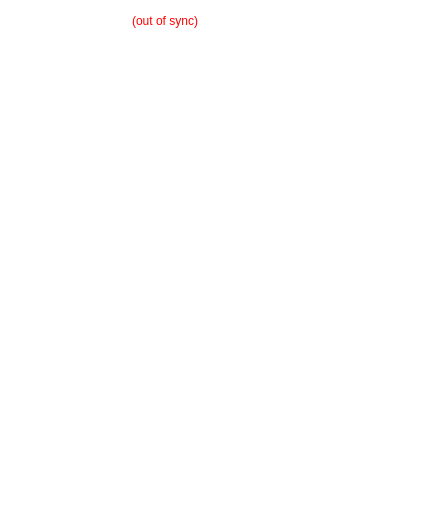
  <widget class="QFrame" name="frame_2">
   <property name="geometry">
    <rect>
     <x>450</x>
     <y>20</y>
     <width>441</width>
     <height>511</height>
    </rect>
   </property>
   <property name="palette">
    <palette>
     <active>
      <colorrole role="WindowText">
       <brush brushstyle="SolidPattern">
        <color alpha="255">
         <red>255</red>
         <green>255</green>
         <blue>255</blue>
        </color>
       </brush>
      </colorrole>
      <colorrole role="Button">
       <brush brushstyle="SolidPattern">
        <color alpha="0">
         <red>0</red>
         <green>0</green>
         <blue>0</blue>
        </color>
       </brush>
      </colorrole>
      <colorrole role="Dark">
       <brush brushstyle="SolidPattern">
        <color alpha="255">
         <red>178</red>
         <green>178</green>
         <blue>178</blue>
        </color>
       </brush>
      </colorrole>
      <colorrole role="Mid">
       <brush brushstyle="SolidPattern">
        <color alpha="255">
         <red>178</red>
         <green>178</green>
         <blue>178</blue>
        </color>
       </brush>
      </colorrole>
      <colorrole role="Text">
       <brush brushstyle="SolidPattern">
        <color alpha="255">
         <red>255</red>
         <green>255</green>
         <blue>255</blue>
        </color>
       </brush>
      </colorrole>
      <colorrole role="ButtonText">
       <brush brushstyle="SolidPattern">
        <color alpha="255">
         <red>255</red>
         <green>255</green>
         <blue>255</blue>
        </color>
       </brush>
      </colorrole>
      <colorrole role="Base">
       <brush brushstyle="SolidPattern">
        <color alpha="0">
         <red>0</red>
         <green>0</green>
         <blue>0</blue>
        </color>
       </brush>
      </colorrole>
      <colorrole role="Window">
       <brush brushstyle="SolidPattern">
        <color alpha="0">
         <red>0</red>
         <green>0</green>
         <blue>0</blue>
        </color>
       </brush>
      </colorrole>
      <colorrole role="HighlightedText">
       <brush brushstyle="SolidPattern">
        <color alpha="255">
         <red>255</red>
         <green>255</green>
         <blue>255</blue>
        </color>
       </brush>
      </colorrole>
     </active>
     <inactive>
      <colorrole role="WindowText">
       <brush brushstyle="SolidPattern">
        <color alpha="255">
         <red>255</red>
         <green>255</green>
         <blue>255</blue>
        </color>
       </brush>
      </colorrole>
      <colorrole role="Button">
       <brush brushstyle="SolidPattern">
        <color alpha="0">
         <red>0</red>
         <green>0</green>
         <blue>0</blue>
        </color>
       </brush>
      </colorrole>
      <colorrole role="Dark">
       <brush brushstyle="SolidPattern">
        <color alpha="255">
         <red>178</red>
         <green>178</green>
         <blue>178</blue>
        </color>
       </brush>
      </colorrole>
      <colorrole role="Mid">
       <brush brushstyle="SolidPattern">
        <color alpha="255">
         <red>178</red>
         <green>178</green>
         <blue>178</blue>
        </color>
       </brush>
      </colorrole>
      <colorrole role="Text">
       <brush brushstyle="SolidPattern">
        <color alpha="255">
         <red>255</red>
         <green>255</green>
         <blue>255</blue>
        </color>
       </brush>
      </colorrole>
      <colorrole role="ButtonText">
       <brush brushstyle="SolidPattern">
        <color alpha="255">
         <red>255</red>
         <green>255</green>
         <blue>255</blue>
        </color>
       </brush>
      </colorrole>
      <colorrole role="Base">
       <brush brushstyle="SolidPattern">
        <color alpha="0">
         <red>0</red>
         <green>0</green>
         <blue>0</blue>
        </color>
       </brush>
      </colorrole>
      <colorrole role="Window">
       <brush brushstyle="SolidPattern">
        <color alpha="0">
         <red>0</red>
         <green>0</green>
         <blue>0</blue>
        </color>
       </brush>
      </colorrole>
      <colorrole role="HighlightedText">
       <brush brushstyle="SolidPattern">
        <color alpha="255">
         <red>255</red>
         <green>255</green>
         <blue>255</blue>
        </color>
       </brush>
      </colorrole>
     </inactive>
     <disabled>
      <colorrole role="WindowText">
       <brush brushstyle="SolidPattern">
        <color alpha="255">
         <red>255</red>
         <green>255</green>
         <blue>255</blue>
        </color>
       </brush>
      </colorrole>
      <colorrole role="Button">
       <brush brushstyle="SolidPattern">
        <color alpha="0">
         <red>0</red>
         <green>0</green>
         <blue>0</blue>
        </color>
       </brush>
      </colorrole>
      <colorrole role="Dark">
       <brush brushstyle="SolidPattern">
        <color alpha="255">
         <red>178</red>
         <green>178</green>
         <blue>178</blue>
        </color>
       </brush>
      </colorrole>
      <colorrole role="Mid">
       <brush brushstyle="SolidPattern">
        <color alpha="255">
         <red>178</red>
         <green>178</green>
         <blue>178</blue>
        </color>
       </brush>
      </colorrole>
      <colorrole role="Text">
       <brush brushstyle="SolidPattern">
        <color alpha="255">
         <red>255</red>
         <green>255</green>
         <blue>255</blue>
        </color>
       </brush>
      </colorrole>
      <colorrole role="ButtonText">
       <brush brushstyle="SolidPattern">
        <color alpha="255">
         <red>255</red>
         <green>255</green>
         <blue>255</blue>
        </color>
       </brush>
      </colorrole>
      <colorrole role="Base">
       <brush brushstyle="SolidPattern">
        <color alpha="0">
         <red>0</red>
         <green>0</green>
         <blue>0</blue>
        </color>
       </brush>
      </colorrole>
      <colorrole role="Window">
       <brush brushstyle="SolidPattern">
        <color alpha="0">
         <red>0</red>
         <green>0</green>
         <blue>0</blue>
        </color>
       </brush>
      </colorrole>
      <colorrole role="HighlightedText">
       <brush brushstyle="SolidPattern">
        <color alpha="255">
         <red>255</red>
         <green>255</green>
         <blue>255</blue>
        </color>
       </brush>
      </colorrole>
     </disabled>
    </palette>
   </property>
   <property name="autoFillBackground">
    <bool>false</bool>
   </property>
   <property name="styleSheet">
    <string notr="true">background: transparent;</string>
   </property>
   <property name="frameShape">
    <enum>QFrame::NoFrame</enum>
   </property>
   <property name="frameShadow">
    <enum>QFrame::Plain</enum>
   </property>
   <layout class="QVBoxLayout" name="verticalLayout">
    <item>
     <layout class="QHBoxLayout" name="horizontalLayout_2">
      <item>
       <widget class="QLabel" name="label_4">
        <property name="autoFillBackground">
         <bool>false</bool>
        </property>
        <property name="styleSheet">
         <string notr="true"/>
        </property>
        <property name="text">
         <string>&lt;html&gt;&lt;head/&gt;&lt;body&gt;&lt;p&gt;&lt;span style=&quot; font-weight:600; color:#ffffff;&quot;&gt;Recent transactions&lt;/span&gt;&lt;/p&gt;&lt;/body&gt;&lt;/html&gt;</string>
        </property>
       </widget>
      </item>
      <item>
       <widget class="QLabel" name="labelTransactionsStatus">
        <property name="palette">
         <palette>
          <active>
           <colorrole role="WindowText">
            <brush brushstyle="SolidPattern">
             <color alpha="255">
              <red>255</red>
              <green>0</green>
              <blue>0</blue>
             </color>
            </brush>
           </colorrole>
           <colorrole role="Button">
            <brush brushstyle="SolidPattern">
             <color alpha="0">
              <red>0</red>
              <green>0</green>
              <blue>0</blue>
             </color>
            </brush>
           </colorrole>
           <colorrole role="Dark">
            <brush brushstyle="SolidPattern">
             <color alpha="255">
              <red>178</red>
              <green>178</green>
              <blue>178</blue>
             </color>
            </brush>
           </colorrole>
           <colorrole role="Text">
            <brush brushstyle="SolidPattern">
             <color alpha="255">
              <red>255</red>
              <green>0</green>
              <blue>0</blue>
             </color>
            </brush>
           </colorrole>
           <colorrole role="ButtonText">
            <brush brushstyle="SolidPattern">
             <color alpha="255">
              <red>255</red>
              <green>0</green>
              <blue>0</blue>
             </color>
            </brush>
           </colorrole>
           <colorrole role="Base">
            <brush brushstyle="SolidPattern">
             <color alpha="0">
              <red>0</red>
              <green>0</green>
              <blue>0</blue>
             </color>
            </brush>
           </colorrole>
           <colorrole role="Window">
            <brush brushstyle="SolidPattern">
             <color alpha="0">
              <red>0</red>
              <green>0</green>
              <blue>0</blue>
             </color>
            </brush>
           </colorrole>
          </active>
          <inactive>
           <colorrole role="WindowText">
            <brush brushstyle="SolidPattern">
             <color alpha="255">
              <red>255</red>
              <green>0</green>
              <blue>0</blue>
             </color>
            </brush>
           </colorrole>
           <colorrole role="Button">
            <brush brushstyle="SolidPattern">
             <color alpha="0">
              <red>0</red>
              <green>0</green>
              <blue>0</blue>
             </color>
            </brush>
           </colorrole>
           <colorrole role="Dark">
            <brush brushstyle="SolidPattern">
             <color alpha="255">
              <red>178</red>
              <green>178</green>
              <blue>178</blue>
             </color>
            </brush>
           </colorrole>
           <colorrole role="Text">
            <brush brushstyle="SolidPattern">
             <color alpha="255">
              <red>255</red>
              <green>0</green>
              <blue>0</blue>
             </color>
            </brush>
           </colorrole>
           <colorrole role="ButtonText">
            <brush brushstyle="SolidPattern">
             <color alpha="255">
              <red>255</red>
              <green>0</green>
              <blue>0</blue>
             </color>
            </brush>
           </colorrole>
           <colorrole role="Base">
            <brush brushstyle="SolidPattern">
             <color alpha="0">
              <red>0</red>
              <green>0</green>
              <blue>0</blue>
             </color>
            </brush>
           </colorrole>
           <colorrole role="Window">
            <brush brushstyle="SolidPattern">
             <color alpha="0">
              <red>0</red>
              <green>0</green>
              <blue>0</blue>
             </color>
            </brush>
           </colorrole>
          </inactive>
          <disabled>
           <colorrole role="WindowText">
            <brush brushstyle="SolidPattern">
             <color alpha="255">
              <red>255</red>
              <green>0</green>
              <blue>0</blue>
             </color>
            </brush>
           </colorrole>
           <colorrole role="Button">
            <brush brushstyle="SolidPattern">
             <color alpha="0">
              <red>0</red>
              <green>0</green>
              <blue>0</blue>
             </color>
            </brush>
           </colorrole>
           <colorrole role="Dark">
            <brush brushstyle="SolidPattern">
             <color alpha="255">
              <red>178</red>
              <green>178</green>
              <blue>178</blue>
             </color>
            </brush>
           </colorrole>
           <colorrole role="Text">
            <brush brushstyle="SolidPattern">
             <color alpha="255">
              <red>255</red>
              <green>0</green>
              <blue>0</blue>
             </color>
            </brush>
           </colorrole>
           <colorrole role="ButtonText">
            <brush brushstyle="SolidPattern">
             <color alpha="255">
              <red>255</red>
              <green>0</green>
              <blue>0</blue>
             </color>
            </brush>
           </colorrole>
           <colorrole role="Base">
            <brush brushstyle="SolidPattern">
             <color alpha="0">
              <red>0</red>
              <green>0</green>
              <blue>0</blue>
             </color>
            </brush>
           </colorrole>
           <colorrole role="Window">
            <brush brushstyle="SolidPattern">
             <color alpha="0">
              <red>0</red>
              <green>0</green>
              <blue>0</blue>
             </color>
            </brush>
           </colorrole>
          </disabled>
         </palette>
        </property>
        <property name="toolTip">
         <string>The displayed information may be out of date. Your wallet automatically synchronizes with the Sterlingcoin network after a connection is established, but this process has not completed yet.</string>
        </property>
        <property name="autoFillBackground">
         <bool>false</bool>
        </property>
        <property name="styleSheet">
         <string notr="true">QLabel { color: red; }</string>
        </property>
        <property name="text">
         <string notr="true">(out of sync)</string>
        </property>
        <property name="alignment">
         <set>Qt::AlignRight|Qt::AlignTrailing|Qt::AlignVCenter</set>
        </property>
       </widget>
      </item>
      <item>
       <spacer name="horizontalSpacer">
        <property name="autoFillBackground">
         <bool>false</bool>
        </property>
        <property name="orientation">
         <enum>Qt::Horizontal</enum>
        </property>
        <property name="sizeHint" stdset="0">
         <size>
          <width>40</width>
          <height>20</height>
         </size>
        </property>
       </spacer>
      </item>
     </layout>
    </item>
    <item>
     <widget class="QListView" name="listTransactions">
      <property name="sizePolicy">
       <sizepolicy hsizetype="Fixed" vsizetype="Expanding">
        <horstretch>0</horstretch>
        <verstretch>0</verstretch>
       </sizepolicy>
      </property>
      <property name="minimumSize">
       <size>
        <width>375</width>
        <height>0</height>
       </size>
      </property>
      <property name="palette">
       <palette>
        <active>
         <colorrole role="WindowText">
          <brush brushstyle="SolidPattern">
           <color alpha="255">
            <red>255</red>
            <green>255</green>
            <blue>255</blue>
           </color>
          </brush>
         </colorrole>
         <colorrole role="Button">
          <brush brushstyle="SolidPattern">
           <color alpha="0">
            <red>0</red>
            <green>0</green>
            <blue>0</blue>
           </color>
          </brush>
         </colorrole>
         <colorrole role="Light">
          <brush brushstyle="SolidPattern">
           <color alpha="255">
            <red>255</red>
            <green>255</green>
            <blue>255</blue>
           </color>
          </brush>
         </colorrole>
         <colorrole role="Midlight">
          <brush brushstyle="SolidPattern">
           <color alpha="255">
            <red>178</red>
            <green>178</green>
            <blue>178</blue>
           </color>
          </brush>
         </colorrole>
         <colorrole role="Dark">
          <brush brushstyle="SolidPattern">
           <color alpha="255">
            <red>178</red>
            <green>178</green>
            <blue>178</blue>
           </color>
          </brush>
         </colorrole>
         <colorrole role="Mid">
          <brush brushstyle="SolidPattern">
           <color alpha="255">
            <red>178</red>
            <green>178</green>
            <blue>178</blue>
           </color>
          </brush>
         </colorrole>
         <colorrole role="Text">
          <brush brushstyle="SolidPattern">
           <color alpha="255">
            <red>255</red>
            <green>255</green>
            <blue>255</blue>
           </color>
          </brush>
         </colorrole>
         <colorrole role="ButtonText">
          <brush brushstyle="SolidPattern">
           <color alpha="255">
            <red>255</red>
            <green>255</green>
            <blue>255</blue>
           </color>
          </brush>
         </colorrole>
         <colorrole role="Base">
          <brush brushstyle="NoBrush">
           <color alpha="255">
            <red>0</red>
            <green>0</green>
            <blue>0</blue>
           </color>
          </brush>
         </colorrole>
         <colorrole role="Window">
          <brush brushstyle="SolidPattern">
           <color alpha="0">
            <red>0</red>
            <green>0</green>
            <blue>0</blue>
           </color>
          </brush>
         </colorrole>
         <colorrole role="HighlightedText">
          <brush brushstyle="SolidPattern">
           <color alpha="255">
            <red>255</red>
            <green>255</green>
            <blue>255</blue>
           </color>
          </brush>
         </colorrole>
         <colorrole role="AlternateBase">
          <brush brushstyle="SolidPattern">
           <color alpha="255">
            <red>178</red>
            <green>178</green>
            <blue>178</blue>
           </color>
          </brush>
         </colorrole>
         <colorrole role="NoRole">
          <brush brushstyle="SolidPattern">
           <color alpha="255">
            <red>178</red>
            <green>178</green>
            <blue>178</blue>
           </color>
          </brush>
         </colorrole>
         <colorrole role="ToolTipBase">
          <brush brushstyle="SolidPattern">
           <color alpha="255">
            <red>178</red>
            <green>178</green>
            <blue>178</blue>
           </color>
          </brush>
         </colorrole>
        </active>
        <inactive>
         <colorrole role="WindowText">
          <brush brushstyle="SolidPattern">
           <color alpha="255">
            <red>255</red>
            <green>255</green>
            <blue>255</blue>
           </color>
          </brush>
         </colorrole>
         <colorrole role="Button">
          <brush brushstyle="SolidPattern">
           <color alpha="0">
            <red>0</red>
            <green>0</green>
            <blue>0</blue>
           </color>
          </brush>
         </colorrole>
         <colorrole role="Light">
          <brush brushstyle="SolidPattern">
           <color alpha="255">
            <red>255</red>
            <green>255</green>
            <blue>255</blue>
           </color>
          </brush>
         </colorrole>
         <colorrole role="Midlight">
          <brush brushstyle="SolidPattern">
           <color alpha="255">
            <red>178</red>
            <green>178</green>
            <blue>178</blue>
           </color>
          </brush>
         </colorrole>
         <colorrole role="Dark">
          <brush brushstyle="SolidPattern">
           <color alpha="255">
            <red>178</red>
            <green>178</green>
            <blue>178</blue>
           </color>
          </brush>
         </colorrole>
         <colorrole role="Mid">
          <brush brushstyle="SolidPattern">
           <color alpha="255">
            <red>178</red>
            <green>178</green>
            <blue>178</blue>
           </color>
          </brush>
         </colorrole>
         <colorrole role="Text">
          <brush brushstyle="SolidPattern">
           <color alpha="255">
            <red>255</red>
            <green>255</green>
            <blue>255</blue>
           </color>
          </brush>
         </colorrole>
         <colorrole role="ButtonText">
          <brush brushstyle="SolidPattern">
           <color alpha="255">
            <red>255</red>
            <green>255</green>
            <blue>255</blue>
           </color>
          </brush>
         </colorrole>
         <colorrole role="Base">
          <brush brushstyle="NoBrush">
           <color alpha="255">
            <red>0</red>
            <green>0</green>
            <blue>0</blue>
           </color>
          </brush>
         </colorrole>
         <colorrole role="Window">
          <brush brushstyle="SolidPattern">
           <color alpha="0">
            <red>0</red>
            <green>0</green>
            <blue>0</blue>
           </color>
          </brush>
         </colorrole>
         <colorrole role="HighlightedText">
          <brush brushstyle="SolidPattern">
           <color alpha="255">
            <red>255</red>
            <green>255</green>
            <blue>255</blue>
           </color>
          </brush>
         </colorrole>
         <colorrole role="AlternateBase">
          <brush brushstyle="SolidPattern">
           <color alpha="255">
            <red>178</red>
            <green>178</green>
            <blue>178</blue>
           </color>
          </brush>
         </colorrole>
         <colorrole role="NoRole">
          <brush brushstyle="SolidPattern">
           <color alpha="255">
            <red>178</red>
            <green>178</green>
            <blue>178</blue>
           </color>
          </brush>
         </colorrole>
         <colorrole role="ToolTipBase">
          <brush brushstyle="SolidPattern">
           <color alpha="255">
            <red>178</red>
            <green>178</green>
            <blue>178</blue>
           </color>
          </brush>
         </colorrole>
        </inactive>
        <disabled>
         <colorrole role="WindowText">
          <brush brushstyle="SolidPattern">
           <color alpha="255">
            <red>255</red>
            <green>255</green>
            <blue>255</blue>
           </color>
          </brush>
         </colorrole>
         <colorrole role="Button">
          <brush brushstyle="SolidPattern">
           <color alpha="0">
            <red>0</red>
            <green>0</green>
            <blue>0</blue>
           </color>
          </brush>
         </colorrole>
         <colorrole role="Light">
          <brush brushstyle="SolidPattern">
           <color alpha="255">
            <red>255</red>
            <green>255</green>
            <blue>255</blue>
           </color>
          </brush>
         </colorrole>
         <colorrole role="Midlight">
          <brush brushstyle="SolidPattern">
           <color alpha="255">
            <red>178</red>
            <green>178</green>
            <blue>178</blue>
           </color>
          </brush>
         </colorrole>
         <colorrole role="Dark">
          <brush brushstyle="SolidPattern">
           <color alpha="255">
            <red>178</red>
            <green>178</green>
            <blue>178</blue>
           </color>
          </brush>
         </colorrole>
         <colorrole role="Mid">
          <brush brushstyle="SolidPattern">
           <color alpha="255">
            <red>178</red>
            <green>178</green>
            <blue>178</blue>
           </color>
          </brush>
         </colorrole>
         <colorrole role="Text">
          <brush brushstyle="SolidPattern">
           <color alpha="255">
            <red>255</red>
            <green>255</green>
            <blue>255</blue>
           </color>
          </brush>
         </colorrole>
         <colorrole role="ButtonText">
          <brush brushstyle="SolidPattern">
           <color alpha="255">
            <red>255</red>
            <green>255</green>
            <blue>255</blue>
           </color>
          </brush>
         </colorrole>
         <colorrole role="Base">
          <brush brushstyle="NoBrush">
           <color alpha="255">
            <red>0</red>
            <green>0</green>
            <blue>0</blue>
           </color>
          </brush>
         </colorrole>
         <colorrole role="Window">
          <brush brushstyle="SolidPattern">
           <color alpha="0">
            <red>0</red>
            <green>0</green>
            <blue>0</blue>
           </color>
          </brush>
         </colorrole>
         <colorrole role="HighlightedText">
          <brush brushstyle="SolidPattern">
           <color alpha="255">
            <red>255</red>
            <green>255</green>
            <blue>255</blue>
           </color>
          </brush>
         </colorrole>
         <colorrole role="AlternateBase">
          <brush brushstyle="SolidPattern">
           <color alpha="255">
            <red>178</red>
            <green>178</green>
            <blue>178</blue>
           </color>
          </brush>
         </colorrole>
         <colorrole role="NoRole">
          <brush brushstyle="SolidPattern">
           <color alpha="255">
            <red>178</red>
            <green>178</green>
            <blue>178</blue>
           </color>
          </brush>
         </colorrole>
         <colorrole role="ToolTipBase">
          <brush brushstyle="SolidPattern">
           <color alpha="255">
            <red>178</red>
            <green>178</green>
            <blue>178</blue>
           </color>
          </brush>
         </colorrole>
        </disabled>
       </palette>
      </property>
      <property name="autoFillBackground">
       <bool>true</bool>
      </property>
      <property name="styleSheet">
       <string notr="true"/>
      </property>
      <property name="frameShape">
       <enum>QFrame::NoFrame</enum>
      </property>
      <property name="verticalScrollBarPolicy">
       <enum>Qt::ScrollBarAlwaysOff</enum>
      </property>
      <property name="horizontalScrollBarPolicy">
       <enum>Qt::ScrollBarAlwaysOff</enum>
      </property>
      <property name="sizeAdjustPolicy">
       <enum>QAbstractScrollArea::AdjustIgnored</enum>
      </property>
      <property name="selectionMode">
       <enum>QAbstractItemView::NoSelection</enum>
      </property>
     </widget>
    </item>
   </layout>
  </widget>
